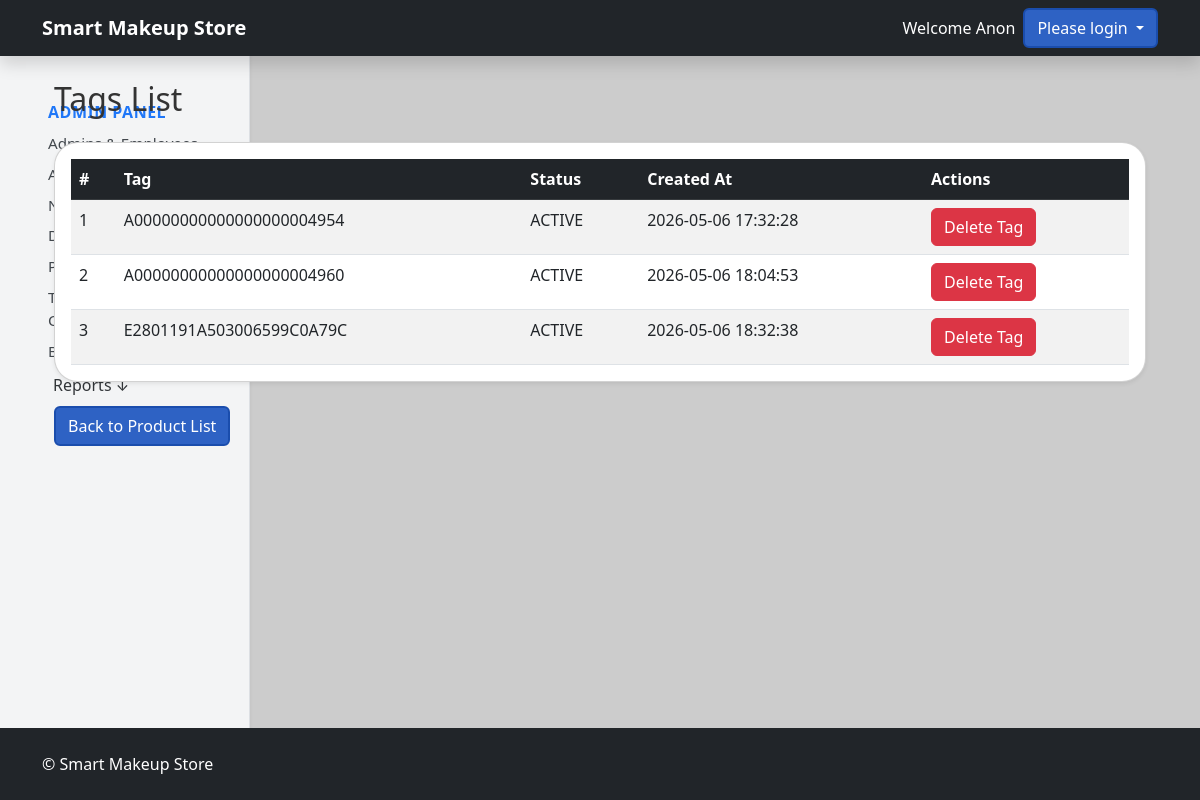
Page /admin-dashboard/products/1/Tags on the earlier database version.
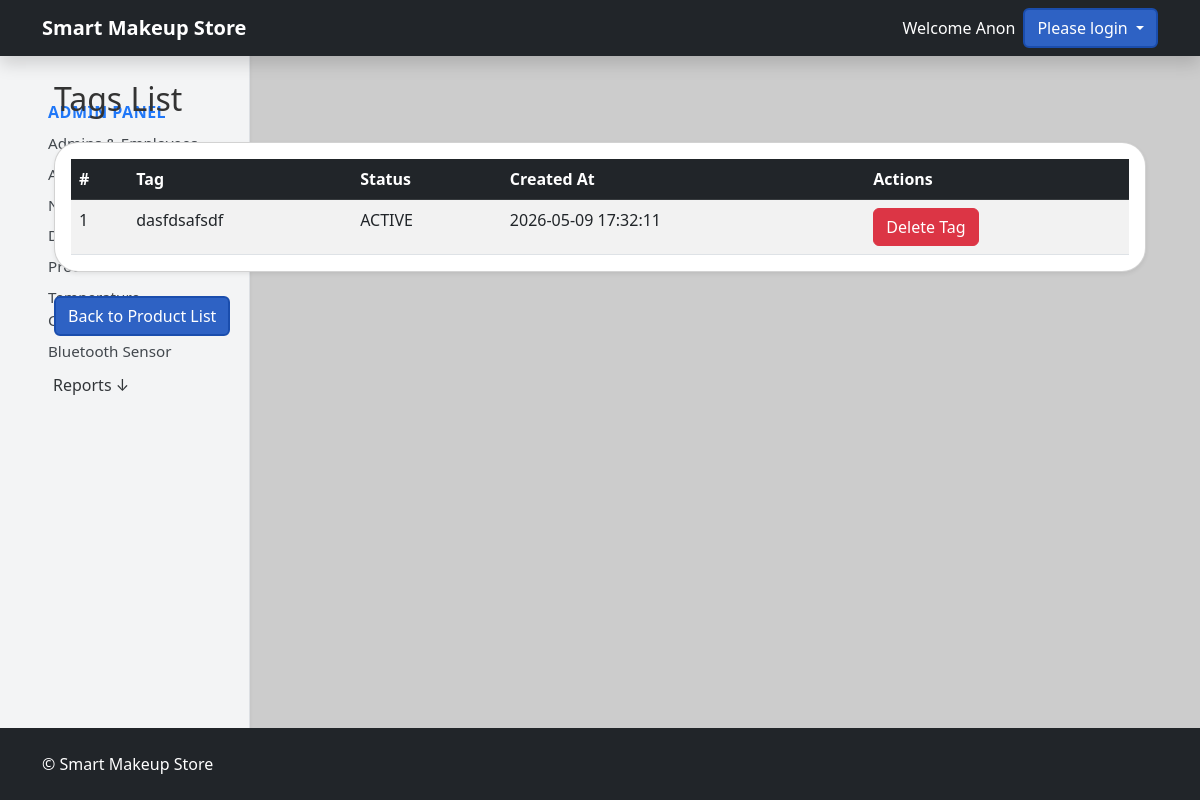
Same page on the later database version.
### tables this page shows
CREATE TABLE product_rfid (
            rfid_id INTEGER PRIMARY KEY AUTOINCREMENT,
            product_id INTEGER NOT NULL,
            rfid_tag TEXT UNIQUE NOT NULL,
            rfid_status TEXT DEFAULT 'ACTIVE',
            rfid_created_at TIMESTAMP DEFAULT CURRENT_TIMESTAMP,
            FOREIGN KEY(product_id) REFERENCES products(product_id)
        );

### routes/store.py (the view)
@app.route('/admin-dashboard/products/<int:product_id>/Tags')
def tagsList(product_id):
    storeDb = db.getDB()
    tags = storeDb.execute(
        '''SELECT * from product_rfid where product_id = ?;
'''
    ,(product_id,)).fetchall()
    return render_template('TagsList.html', tags=tags,product_id=product_id)

### models/database.py (called while the page is built)
def getDB():
    conn = sqlite3.connect('store.db', check_same_thread=False)
    conn.row_factory = sqlite3.Row
    return conn

### templates/TagsList.html (shortened to what this page needs)
{% extends "base.html" %} {% block content %}
<div class="container my-4">
  <h2 class="mb-4">Tags List</h2>
  {% include "adminSidebar.html" with context %} {% if tags|length == 0 %}
  <div class="alert alert-warning">No tags found yet.</div>
  {% else %}
  <div class="card shadow-sm">
    <div class="card-body p-3">
      <table class="table table-striped table-hover mb-0">
        <thead class="table-dark">
          <tr>
            <th>#</th>
            <th>Tag</th>
            <th>Status</th>
            <th>Created At</th>
            <th>Actions</th>
          </tr>
        </thead>
        <tbody>
          {% for tag in tags %}
          <tr>
            <td>{{ loop.index }}</td>
            <td>{{ tag.rfid_tag }}</td>
            <td>{{ tag.rfid_status }}</td>
            <td>{{ tag.rfid_created_at }}</td>
            <td>
              <a
                href="{{ url_for('store.removeRFID', rfid_id=tag.rfid_id) }}"
                class="btn btn-danger"
                >Delete Tag</a>
            </td>
          </tr>
          {% endfor %}
        </tbody>
      </table>
    </div>
  </div>
  {% endif %}
  <div class="mt-4">
    <a
      href="{{ url_for('store.productList') }}"
      class="btn btn-primary"
      >Back to Product List</a
    >
  </div>
</div>
{% endblock %}

### templates/base.html (shortened to what this page needs)
<!doctype html>
<html>
  <head>
    <link href="https://cdn.jsdelivr.net/npm/bootstrap@5.3.0/dist/css/bootstrap.min.css" rel="stylesheet"/>
    <link href="https://cdn.jsdelivr.net/npm/bootstrap-icons@1.11.1/font/bootstrap-icons.css" rel="stylesheet">
    <link rel="stylesheet" href="{{ url_for('static', filename='css/00-Global-Styles.css') }}">
  </head>
  <body>
    <main>
        <nav class="navbar navbar-expand-lg navbar-dark bg-dark shadow">
        <div class="container">
            <a class="navbar-brand" href="{{ url_for('store.storeIndex') }}">
            <b>Smart Makeup Store</b>
            </a>
          <div class="ms-auto text-white d-flex align-items-center">
            {% if session.get('user_first_name') %}
              <span class="me-2">Welcome {{ session.get('user_first_name') }}</span>
              <form method="GET" action="{{ url_for('store.logout') }}">
                <button type="submit" class="btn btn-danger btn-sm">Logout</button>
              </form>
            {% else %}
              <span class="me-2">Welcome Anon</span>
              <div class="dropdown">
                <button class="btn btn-primary dropdown-toggle"
                        type="button"
                        id="loginDropdown"
                        data-bs-toggle="dropdown"
                        data-bs-auto-close="outside"
                        aria-expanded="false">
                  Please login
                </button>
                {% endif %}
            </div>
            </div>
        </div>
        </nav>
      <div class="container mt-4">{% block content %}{% endblock %}</div>
      <footer class="bg-dark text-white py-4 mt-auto">
        <div class="container d-flex justify-content-between align-items-center">
            <span>&copy; {{ current_year }} Smart Makeup Store</span>
        </div>
      </footer>
    </main>
  </body>
</html>

### templates/adminSidebar.html (shortened to what this page needs)
<nav
  class="admin-sidebar col-md-3 col-lg-2 d-md-block bg-light vh-100 border-end shadow-sm"
>
  <div class="position-sticky top-0 pt-4 pb-4 px-2">
    <nav class="nav flex-column">
      <a
        class="nav-link px-2 py-1 rounded"
        href="{{ url_for('store.adminDashboard') }}"
      >
        <span class="text-primary fw-bold mb-2">Admin Panel</span>
      </a>
      <a
        class="nav-link px-2 py-1 rounded"
        href="{{ url_for('store.adminDashboard') }}#staff-section"
        >Admins & Employees</a
      >
      <a
        class="nav-link px-2 py-1 rounded"
        href="{{ url_for('store.adminDashboard') }}#all-users-section"
        >All Users</a
      >
      <a
        class="nav-link px-2 py-1 rounded"
        href="{{ url_for('store.adminDashboard') }}#notifications-section"
        >Notifications</a
      >
      <a
        class="nav-link px-2 py-1 rounded"
        href="{{ url_for('store.adminDashboard') }}#db-overview-section"
        >Database Overview</a
      >
      <a
        class="nav-link px-2 py-1 rounded"
        href="{{ url_for('store.productList') }}"
        >Products</a
      >
      <a
        class="nav-link px-2 py-1 rounded"
        href="{{ url_for('store.temperatureMonitor') }}"
        >Temperature Controller</a
      >
      <a
        class="nav-link px-2 py-1 rounded"
        href="{{ url_for('store.ble_scan_view') }}"
        >Bluetooth Sensor</a
      >
      <button
        class="btn btn-toggle align-items-center rounded collapsed"
        data-bs-toggle="collapse"
        data-bs-target="#dashboard-collapse"
        aria-expanded="false"
        style="text-align: left"
      >
        Reports &#8595;
      </button>
    </nav>
  </div>
</nav>

### static/css/00-Global-Styles.css (style rules this page uses)
body, html { background-color: #ccc !important; color: #333; display: flex; flex-direction: column; margin: 0; padding: 0; min-height: 100vh; }
nav { position: absolute; top: 0px; }
.bg-primary, .btn-primary { background-color: #2e62c4 !important; }
.btn-primary { border: 2px solid #1a4dad; }
.card { border-radius: 1.5rem !important; }
footer { background-color: #2e62c4; color: #fff; padding: 1rem 0; flex-shrink: 0; text-align: center; position: absolute; bottom: 0; width: 100%; }
.admin-sidebar { position: absolute; top: 0; left: 0; min-height: 100vh; max-height: 100%; width: 250px; padding: 6rem 2rem; z-index: -1; opacity: 0.9; }
main { position: absolute; z-index: 1; min-height: 100vh; max-height: 100%; min-width: 100vw; max-width: 100%; padding: 0; margin: 0; overflow: hidden; }
.admin-sidebar .nav-link { color: #343a40; font-size: 0.95rem; transition: background-color 0.2s, color 0.2s; }
.admin-sidebar span.text-primary { font-size: 1rem; text-transform: uppercase; letter-spacing: 0.5px; }

Differences in the rows shown:
removed product_rfid: rfid_tag "A00000000000000000004954", rfid_status "ACTIVE", rfid_created_at "2026-05-06 17:32:28"
removed product_rfid: rfid_tag "A00000000000000000004960", rfid_status "ACTIVE", rfid_created_at "2026-05-06 18:04:53"
removed product_rfid: rfid_tag "E2801191A503006599C0A79C", rfid_status "ACTIVE", rfid_created_at "2026-05-06 18:32:38"
added product_rfid: rfid_tag "dasfdsafsdf", rfid_status "ACTIVE", rfid_created_at "2026-05-09 17:32:11"
